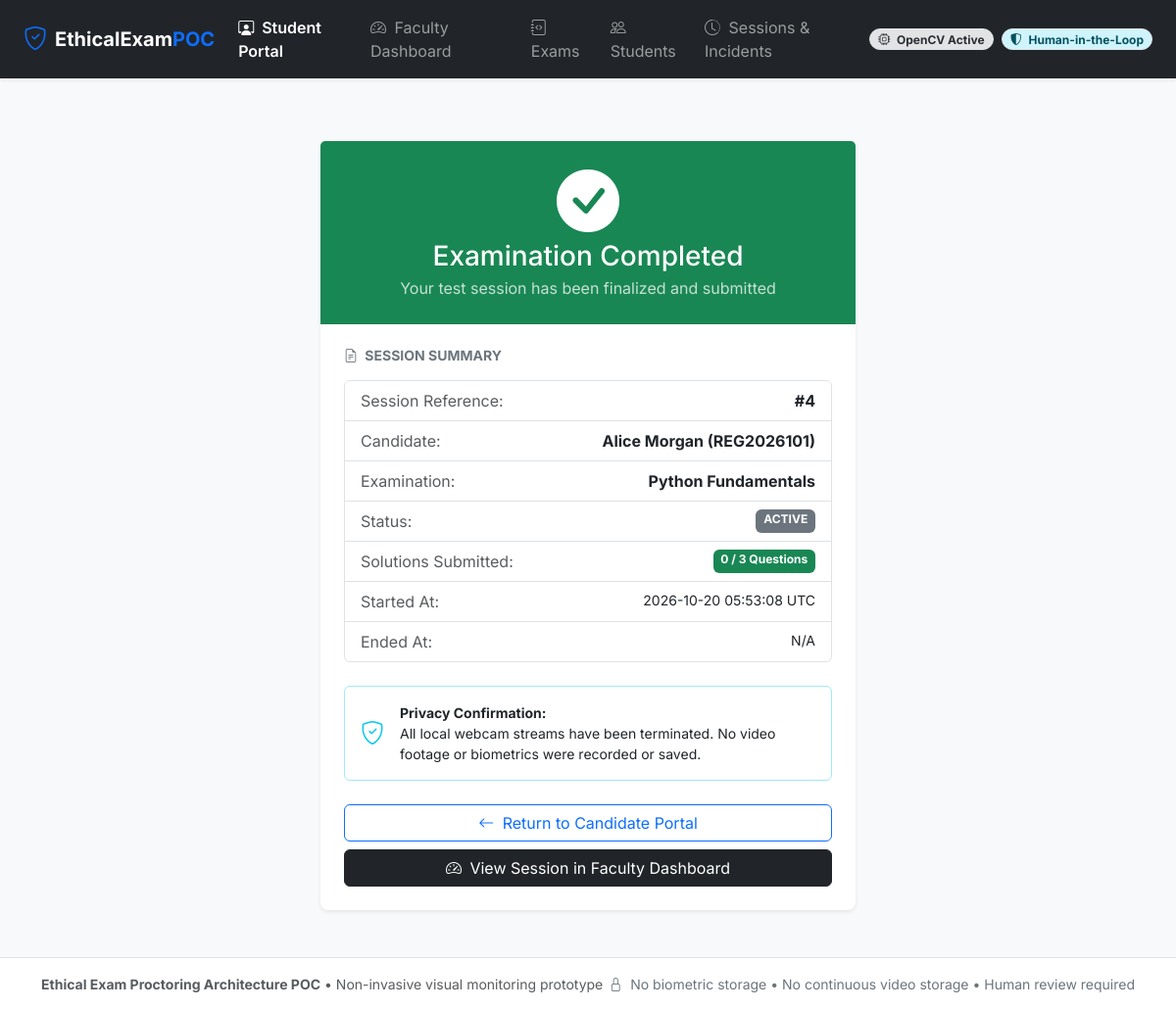
/student/completed/4, run on an earlier commit of the app's database.
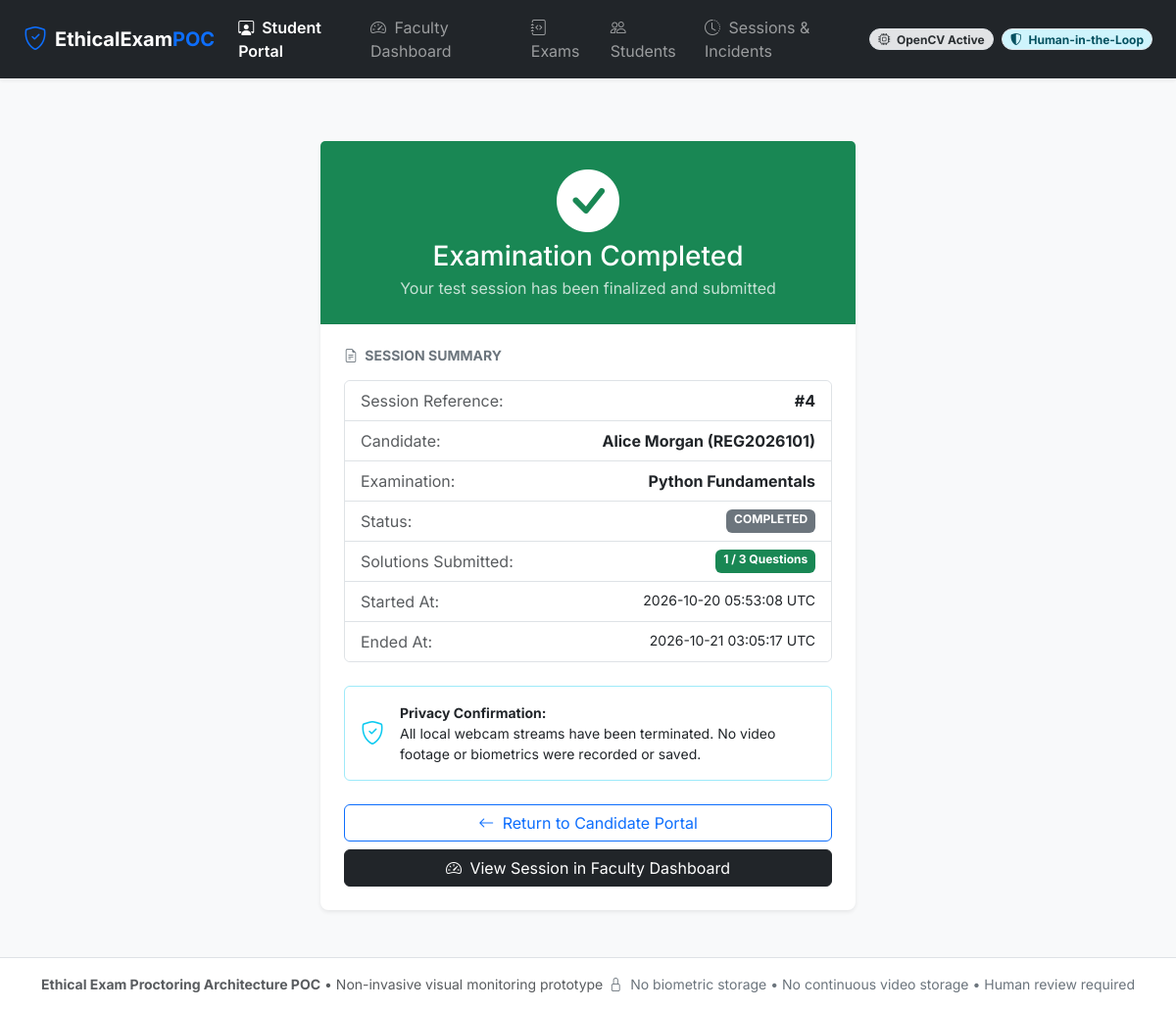
And on a later commit of the database.
### app/models.py (models this page shows, shortened)
    class Model(DeclarativeBase):
        query: ClassVar[Query]

class ExamSession(Model):
    __tablename__ = 'exam_sessions'
    id: Mapped[int] = mapped_column(db.Integer, primary_key=True)
    exam_id: Mapped[int] = mapped_column(db.Integer, db.ForeignKey('exams.id', ondelete='CASCADE'), nullable=False)
    student_id: Mapped[int] = mapped_column(db.Integer, db.ForeignKey('students.id', ondelete='CASCADE'), nullable=False)
    started_at: Mapped[Optional[datetime]] = mapped_column(db.DateTime, nullable=True)
    ended_at: Mapped[Optional[datetime]] = mapped_column(db.DateTime, nullable=True)
    status: Mapped[str] = mapped_column(db.String(20), default='NOT_STARTED', nullable=False)  # NOT_STARTED, ACTIVE, COMPLETED
    consent_given: Mapped[bool] = mapped_column(db.Boolean, default=False, nullable=False)
    consent_timestamp: Mapped[Optional[datetime]] = mapped_column(db.DateTime, nullable=True)
    exam: Mapped['Exam'] = relationship('Exam', back_populates='sessions')
    student: Mapped['Student'] = relationship('Student', back_populates='sessions')
    submissions: Mapped[list['Submission']] = relationship('Submission', back_populates='session', cascade='all, delete-orphan')
    incidents: Mapped[list['Incident']] = relationship('Incident', back_populates='session', cascade='all, delete-orphan', order_by='Incident.timestamp.desc()')
    environment_checks: Mapped[list['EnvironmentCheck']] = relationship('EnvironmentCheck', back_populates='session', cascade='all, delete-orphan', order_by='EnvironmentCheck.checked_at.desc()')

### app/routes/student.py (the view)
@student_bp.route('/student/completed/<int:session_id>')
def completed_view(session_id):
    session = db.get_or_404(ExamSession, session_id)
    return render_template('student/completed.html', session=session)

### app/templates/student/completed.html (shortened to what this page needs)
{% extends 'base.html' %}
{% block content %}
<div class="container mt-5">
    <div class="row justify-content-center">
        <div class="col-md-8 col-lg-6">
            <div class="card shadow-sm border-0 text-center">
                <div class="card-header bg-success text-white py-4">
                    <i class="bi bi-check-circle-fill display-3 mb-2"></i>
                    <h3 class="card-title mb-1">Examination Completed</h3>
                    <p class="mb-0 opacity-75">Your test session has been finalized and submitted</p>
                </div>
                <div class="card-body p-4 text-start">
                    <h6 class="fw-bold text-uppercase text-secondary small mb-3">
                        <i class="bi bi-file-earmark-text me-1"></i> Session Summary
                    </h6>
                    <ul class="list-group list-group-flush mb-4 border rounded">
                        <li class="list-group-item d-flex justify-content-between">
                            <span class="text-muted">Session Reference:</span>
                            <span class="fw-bold">#{{ session.id }}</span>
                        </li>
                        <li class="list-group-item d-flex justify-content-between">
                            <span class="text-muted">Candidate:</span>
                            <span class="fw-bold">{{ session.student.name }} ({{ session.student.register_number }})</span>
                        </li>
                        <li class="list-group-item d-flex justify-content-between">
                            <span class="text-muted">Examination:</span>
                            <span class="fw-bold">{{ session.exam.title }}</span>
                        </li>
                        <li class="list-group-item d-flex justify-content-between">
                            <span class="text-muted">Status:</span>
                            <span class="badge bg-secondary">{{ session.status }}</span>
                        </li>
                        <li class="list-group-item d-flex justify-content-between">
                            <span class="text-muted">Solutions Submitted:</span>
                            <span class="badge bg-success">{{ session.submissions|length }} / {{ session.exam.questions|length }} Questions</span>
                        </li>
                        <li class="list-group-item d-flex justify-content-between">
                            <span class="text-muted">Started At:</span>
                            <span class="small">{{ session.started_at.strftime('%Y-%m-%d %H:%M:%S UTC') if session.started_at else 'N/A' }}</span>
                        </li>
                        <li class="list-group-item d-flex justify-content-between">
                            <span class="text-muted">Ended At:</span>
                            <span class="small">{{ session.ended_at.strftime('%Y-%m-%d %H:%M:%S UTC') if session.ended_at else 'N/A' }}</span>
                        </li>
                    </ul>
                    <div class="alert alert-info-subtle border-info-subtle d-flex align-items-center mb-4 small" role="alert">
                        <i class="bi bi-shield-check text-info fs-4 me-3"></i>
                        <div>
                            <strong>Privacy Confirmation:</strong>
                            <div>All local webcam streams have been terminated. No video footage or biometrics were recorded or saved.</div>
                        </div>
                    </div>
                    <div class="d-grid gap-2">
                        <a href="{{ url_for('student.select_student_exam') }}" class="btn btn-outline-primary">
                            <i class="bi bi-arrow-left me-1"></i> Return to Candidate Portal
                        </a>
                        <a href="{{ url_for('faculty.session_detail', session_id=session.id) }}" class="btn btn-dark">
                            <i class="bi bi-speedometer2 me-1"></i> View Session in Faculty Dashboard
                        </a>
                    </div>
                </div>
            </div>
        </div>
    </div>
</div>
{% endblock %}

What changed in the data, as far as the page shows it:
changed ExamSession id 4: status "ACTIVE" → "COMPLETED"; ended_at "N/A" → "2026-10-21 03:05:17 UTC"
Also different on the page:
{{ session.submissions|length }}: "0" → "1"
